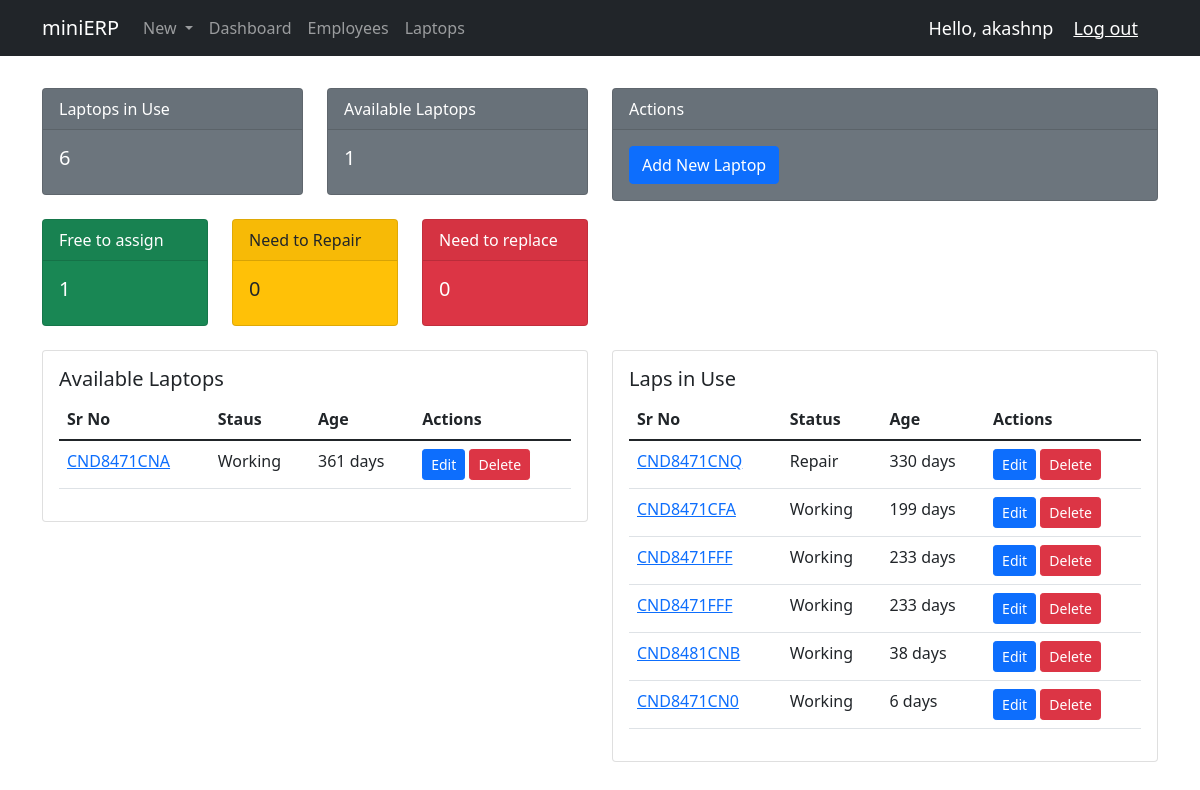
The page /dash_laptops/ (signed in) on the database its author committed.
### hardware/models.py (models this page shows, shortened)
class Laptop(models.Model):
    LAPTOP_STATUSES = (
        ('Working', 'Working'),
        ('Repair', 'Repair'),
        ('Replace', 'Replace'),
    )
    id = models.AutoField(primary_key=True, editable=False)
    hardware_id = models.CharField(max_length=50, null=True, default=None, blank=True, unique=True)
    laptop_sr_no = models.CharField(max_length=100, unique=True)
    brand = models.ForeignKey(LaptopBrand, null=True, on_delete=models.SET_NULL)
    model = models.ForeignKey(LaptopModel, null=True, on_delete=models.SET_NULL)
    media = models.ForeignKey(LaptopMedia, null=True, on_delete=models.SET_NULL)
    laptop_status = models.CharField(max_length=20, null=True, choices=LAPTOP_STATUSES)
    laptop_location = models.ForeignKey(Location, null=True, blank=False, on_delete=models.SET_NULL)
    laptop_date_purchased = models.DateField(null=True)
    laptop_date_sold = models.DateField(null=True, blank=True)
    laptop_date_created = models.DateField(auto_now_add=True)
    history = HistoricalRecords()
    @property
    def laptop_age(self):
        today = date.today()
        age = today - self.laptop_date_purchased
        age_stripped = str(age).split(",", 1)[0]
        return age_stripped

### hardware/decorators.py (the view)
        def wrapper_func(request, *args, **kwargs):
            group = None
            if request.user.groups.exists():
                group = request.user.groups.all()[0].name
            if group in allowed_roles:
                return view_func(request, *args, **kwargs)
            else:
                return HttpResponse("You are not authorized to view this page!")

### hardware/templates/hardware/dash_laptops.html
{% extends 'hardware/main.html' %}
{% block content %}
<div class="container">
    <div class="row my-2">
        <div class="col-md-6">
            <div class="row row-cols-1 row-cols-md-2 g-4">
                <div class="col">
                    <div class="card bg-secondary text-white">
                        <div class="card-header">
                          Laptops in Use
                        </div>
                        <div class="card-body">
                          <h5 class="card-title">{{laps_in_use.count}}</h5>
                        </div>
                    </div>
                </div>
                <div class="col">
                    <div class="card bg-secondary text-white">
                        <div class="card-header">
                          Available Laptops
                        </div>
                        <div class="card-body">
                          <h5 class="card-title">{{available_laps.count}}</h5>
                        </div>
                    </div>
                </div>
                <div class="col-md-4">
                    <div class="card text-white bg-success">
                        <div class="card-header">
                          Free to assign
                        </div>
                        <div class="card-body">
                          <h5 class="card-title">{{assignable_laps.count}}</h5>
                        </div>
                    </div>
                </div>
                <div class="col-md-4">
                    <div class="card bg-warning">
                        <div class="card-header">
                          Need to Repair
                        </div>
                        <div class="card-body">
                          <h5 class="card-title">{{repairable_laps.count}}</h5>
                        </div>
                    </div>
                </div>
                <div class="col-md-4">
                    <div class="card bg-danger text-white">
                        <div class="card-header">
                          Need to replace
                        </div>
                        <div class="card-body">
                          <h5 class="card-title">{{replaceable_laps.count}}</h5>
                        </div>
                    </div>
                </div>
            </div>
        </div>
        <div class="col-md-6">
            <div class="card bg-secondary text-white">
                <div class="card-header">
                  Actions
                </div>
                <div class="card-body">
                    <div class="card-text">
                        <a class="btn btn-primary" href="{% url 'laptop_add' %}">Add New Laptop</a>
                    </div>
                </div>
            </div>
        </div>
    </div>
    <div class="row my-4">
        <div class="col-md-6">
            <div class="card card-body">
                <h5 class="card-title">Available Laptops</h5>
                <table class="table table-stripped">
                    <thead>
                    <tr>
                        <th scope="col">Sr No</th>
                        <th scope="col">Staus</th>
                        <th scope="col">Age</th>
                        <th scope="col">Actions</th>
                    </tr>
                    </thead>
                    <tbody>
                        {% for lap in available_laps %}
                            <tr>
                                <td><a href="{% url 'laptop' lap.id %}">{{lap.laptop_sr_no}}</a></td>
                                <td>{{lap.laptop_status}}</td>
                                <td>{{lap.laptop_age}}</td>
                                <td>
                                    <a href="{% url 'laptop_edit' lap.id %}" class="btn btn-primary btn-sm">Edit</a>
                                    <a href="{% url 'laptop_del' lap.id %}" class="btn btn-danger btn-sm">Delete</a>
                                </td>
                            </tr>
                        {% endfor %}
                    </tbody>
                </table>
            </div>
        </div>
        <div class="col-md-6">
            <div class="card card-body">
                <h5 class="card-title">Laps in Use</h5>
                <table class="table table-stripped">
                    <thead>
                    <tr>
                        <th scope="col">Sr No</th>
                        <th scope="col">Status</th>
                        <th scope="col">Age</th>
                        <th scope="col">Actions</th>
                    </tr>
                    </thead>
                    <tbody>
                        {% for lap in laps_in_use %}
                            <tr>
                                <td><a href="{% url 'laptop' lap.id %}">{{lap.laptop_sr_no}}</a></td>
                                <td>{{lap.laptop_status}}</td>
                                <td>{{lap.laptop_age}}</td>
                                <td>
                                    <a class="btn btn-primary btn-sm" href="{% url 'laptop_edit' lap.id %}">Edit</a>
                                    <a class="btn btn-danger btn-sm" href="{% url 'laptop_del' lap.id %}">Delete</a>
                                </td>
                            </tr>
                        {% endfor %}
                    </tbody>
                </table>
            </div>
        </div>
    </div>
</div>
{% endblock %}

### hardware/templates/hardware/navbar.html (shortened to what this page needs)
<nav class="navbar navbar-expand-lg navbar-dark bg-dark">
    <div class="container">
        <span class="navbar-brand mb-0 h1">miniERP</span>
      <div class="collapse navbar-collapse" id="navbarSupportedContent">
        <ul class="navbar-nav me-auto mb-2 mb-lg-0">
          {% if request.user.is_staff %}
          <li class="nav-item dropdown">
            <a class="nav-link dropdown-toggle" href="#" id="navbarDropdown" role="button" data-bs-toggle="dropdown" aria-expanded="false">
              New
            </a>
          </li>
          <li class="nav-item">
            <a class="nav-link" aria-current="page" href="{% url 'home' %}">Dashboard</a>
          </li>
          <li class="nav-item">
            <a class="nav-link" aria-current="page" href="{% url 'dash_employees' %}">Employees</a>
          </li>
          <li class="nav-item">
            <a class="nav-link" aria-current="page" href="{% url 'dash_laptops' %}">Laptops</a>
          </li>
          {% else %}
          <li class="nav-item">
            <a class="nav-link" aria-current="page" href="{% url 'empSettingsPage' %}">Settings</a>
          </li>
          {% endif %}
        </ul>
      </div>
      <span class="logout-text">Hello, {{request.user}}</span>
      <span><a class="logout-text" href="{% url 'logout' %}">Log out</a></span>
    </div>
  </nav>

### hardware/templates/hardware/navbar.html (style rules this page uses)
.logout-text { font-size: 18px; color: #fff; margin-right: 20px; }

### rows shown on the page
Laptop: laptop_sr_no "CND8471CNA", laptop_status "Working", laptop_age "361 days"
Laptop: laptop_sr_no "CND8471CNQ", laptop_status "Repair", laptop_age "330 days"
Laptop: laptop_sr_no "CND8471CFA", laptop_status "Working", laptop_age "199 days"
Laptop: laptop_sr_no "CND8471FFF", laptop_status "Working", laptop_age "233 days"
Laptop: laptop_sr_no "CND8481CNB", laptop_status "Working", laptop_age "38 days"
Laptop: laptop_sr_no "CND8471CN0", laptop_status "Working", laptop_age "6 days"

### other values the page prints
{{ request.user }} "akashnp"
{{ laps_in_use.count }} "6"
{{ available_laps.count }} "1"
{{ assignable_laps.count }} "1"
{{ repairable_laps.count }} "0"
{{ replaceable_laps.count }} "0"
